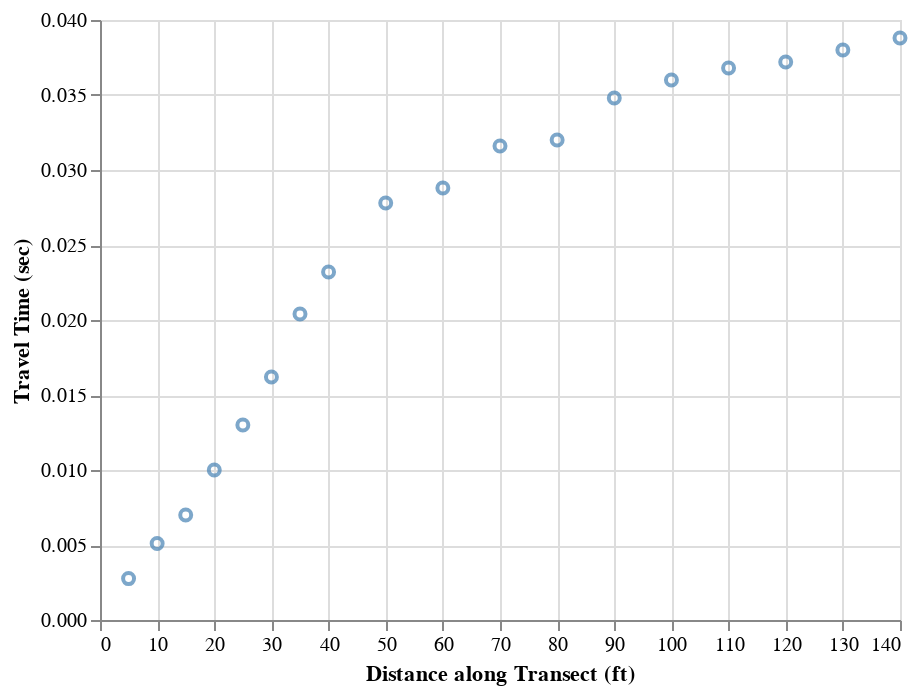

Here is the notebook cell this chart was saved with:
### Code cell
# Make a graph with observed gravity on the Y axis and transect distance on the X axis
section_1_graph = alt.Chart(seismic_data_1).mark_point(color='steelblue').encode(
    x=alt.X('distance:Q', axis=alt.Axis(title="Distance along Transect (ft)")),
    y=alt.Y('traveltime:Q', scale=alt.Scale(zero=False), axis=alt.Axis(title="Travel Time (sec)"))
)

display(section_1_graph)

### Figure 1 — Vega-Lite specification as saved in the notebook (floating-point values rounded to 4 significant figures)
{"config": {"view": {"continuousWidth": 400, "continuousHeight": 300}}, "data": {"name": "data-a7445a4cadc792d18f51469f3b70d111"}, "mark": {"type": "point", "color": "steelblue"}, "encoding": {"x": {"type": "quantitative", "axis": {"title": "Distance along Transect (ft)"}, "field": "distance"}, "y": {"type": "quantitative", "axis": {"title": "Travel Time (sec)"}, "field": "traveltime", "scale": {"zero": false}}}, "$schema": "https://vega.github.io/schema/vega-lite/v4.8.1.json", "datasets": {"data-a7445a4cadc792d18f51469f3b70d111": [{"distance": 5, "traveltime": 0.00276}, {"distance": 10, "traveltime": 0.0051}, {"distance": 15, "traveltime": 0.007}, {"distance": 20, "traveltime": 0.01}, {"distance": 25, "traveltime": 0.013}, {"distance": 30, "traveltime": 0.0162}, {"distance": 35, "traveltime": 0.0204}, {"distance": 40, "traveltime": 0.0232}, {"distance": 50, "traveltime": 0.0278}, {"distance": 60, "traveltime": 0.0288}, {"distance": 70, "traveltime": 0.0316}, {"distance": 80, "traveltime": 0.032}, {"distance": 90, "traveltime": 0.0348}, {"distance": 100, "traveltime": 0.036}, {"distance": 110, "traveltime": 0.0368}, {"distance": 120, "traveltime": 0.0372}, {"distance": 130, "traveltime": 0.038}, {"distance": 140, "traveltime": 0.0388}]}}
